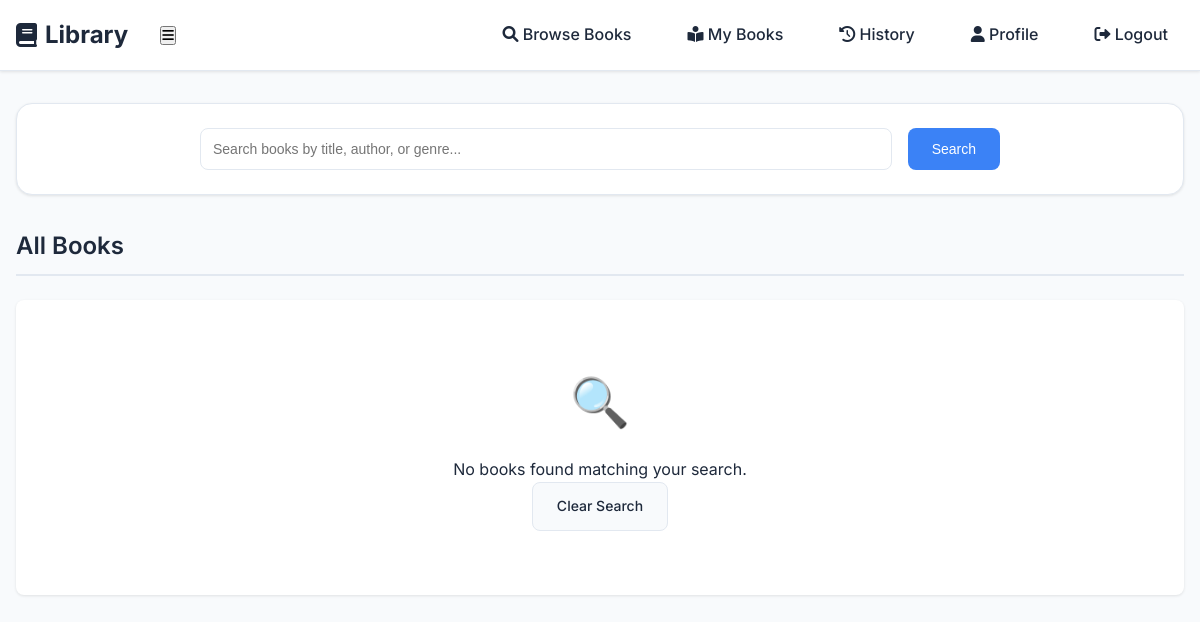
/catalog/books/ (signed in), run on an earlier commit of the app's database.
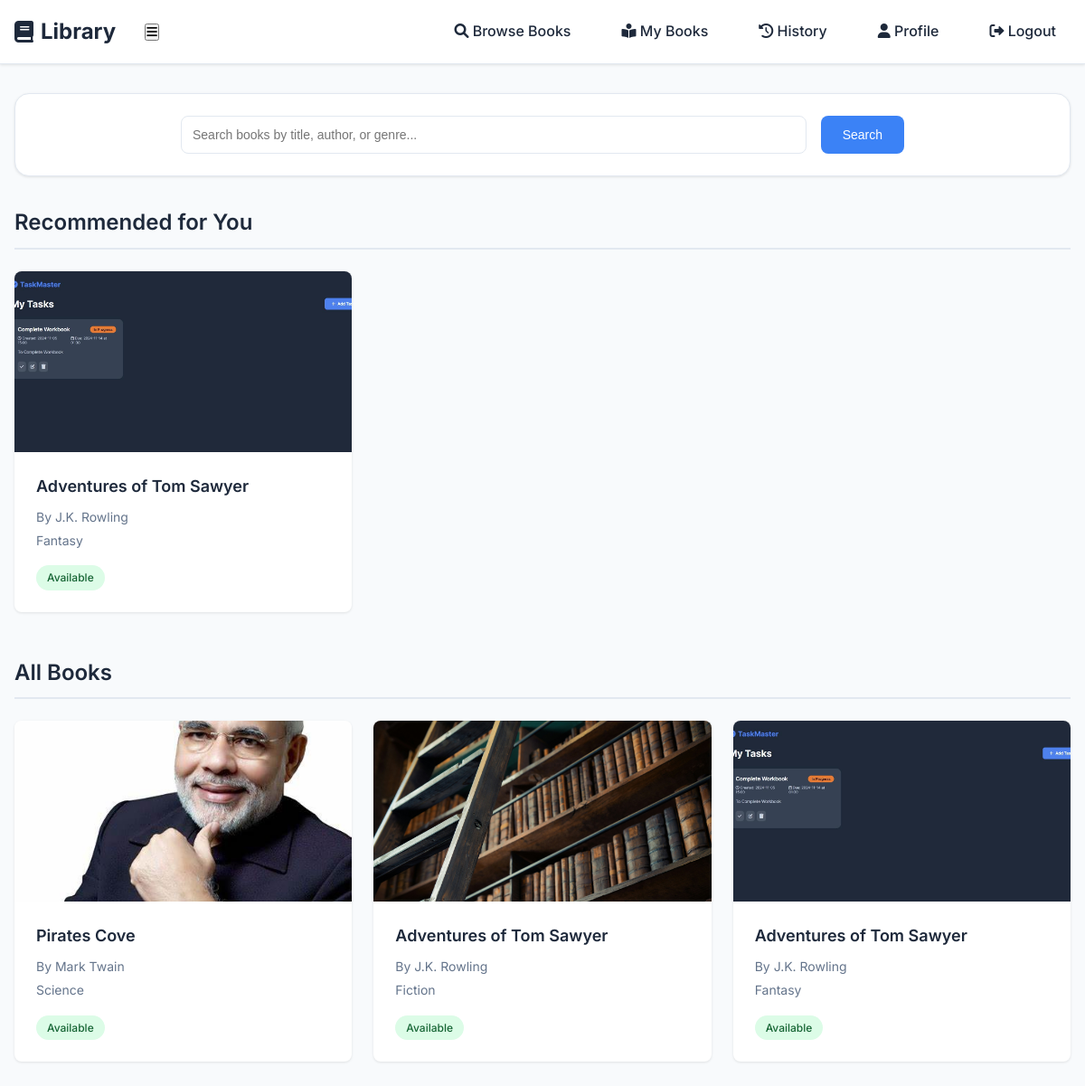
And on a later commit of the database.
### catalog/models.py (models this page shows, shortened)
class Book(models.Model):
    title = models.CharField(max_length=200)
    author = models.CharField(max_length=200)
    isbn = models.CharField(max_length=13, unique=True)
    genre = models.CharField(max_length=100)
    description = models.TextField()
    cover_image = models.ImageField(upload_to='covers/', null=True, blank=True)
    pdf_file = models.FileField(upload_to='books/')
    total_copies = models.PositiveIntegerField(default=1)
    available_copies = models.PositiveIntegerField(default=1)
    created_at = models.DateTimeField(auto_now_add=True)
    updated_at = models.DateTimeField(auto_now=True)
    class Meta:
        verbose_name = 'Book'
        verbose_name_plural = 'Books'
    @classmethod
    def get_recommendations(cls, user, limit=5):
        user_borrowings = Borrowing.objects.filter(user=user).select_related('book')
        if not user_borrowings.exists():
            return cls.objects.filter(available_copies__gt=0).order_by('-id')[:limit]
        genres = Counter(b.book.genre for b in user_borrowings)
        authors = Counter(b.book.author for b in user_borrowings)
        favorite_genres = [genre for genre, _ in genres.most_common(3)]
        favorite_authors = [author for author, _ in authors.most_common(3)]
        borrowed_books = set(b.book.id for b in user_borrowings)
        recommendations = cls.objects.filter(
            models.Q(genre__in=favorite_genres) |
            models.Q(author__in=favorite_authors),
            available_copies__gt=0
        ).exclude(
            id__in=borrowed_books
        ).distinct()
        return recommendations[:limit]

### catalog/views.py (the view)
# urls.py: path('books/', views.book_list, name='book_list'),
@login_required
def book_list(request):
    query = request.GET.get('q', '')
    books = Book.objects.all()
    if query:
        books = books.filter(
            Q(title__icontains=query) |
            Q(author__icontains=query) |
            Q(genre__icontains=query)
        )
    recommended_books = Book.get_recommendations(request.user)
    return render(request, 'catalog/book_list.html', {
        'books': books,
        'recommended_books': recommended_books,
        'query': query,
        'now': timezone.now()
    })

### catalog/templates/catalog/book_list.html (shortened to what this page needs)
{% extends 'catalog/layout.html' %}
{% block content %}
<div class="book-list-container">
    <div class="search-section card">
        <form method="get" action="{% url 'book_list' %}" class="search-form">
            <div class="search-input">
                <input
                    type="text"
                    name="q"
                    value="{{ query }}"
                    class="form-control"
                    placeholder="Search books by title, author, or genre..."
                    autocomplete="off"
                >
                <button type="submit" class="btn btn-primary">Search</button>
            </div>
        </form>
    </div>
    {% if recommended_books %}
    <section class="recommendations-section">
        <h2 class="section-title">Recommended for You</h2>
        <div class="books-grid">
            {% for book in recommended_books %}
            <article class="book-card">
                <div class="book-cover">
                </div>
                <div class="book-info">
                    <h3>{{ book.title }}</h3>
                    <p class="author">By {{ book.author }}</p>
                    <p class="genre">{{ book.genre }}</p>
                    <div class="book-status">
                        {% if book.available_copies > 0 %}
                            <span class="status-badge available">Available</span>
                        {% else %}
                            <span class="status-badge borrowed">Borrowed</span>
                        {% endif %}
                    </div>
                </div>
            </article>
            {% endfor %}
        </div>
    </section>
    {% endif %}
    <section class="all-books-section">
        <h2 class="section-title">All Books</h2>
        <div class="books-grid">
            {% for book in books %}
            <article class="book-card">
                <div class="book-cover">
                </div>
                <div class="book-info">
                    <h3>{{ book.title }}</h3>
                    <p class="author">By {{ book.author }}</p>
                    <p class="genre">{{ book.genre }}</p>
                    <div class="book-status">
                        {% if book.available_copies > 0 %}
                            <span class="status-badge available">Available</span>
                        {% else %}
                            <span class="status-badge borrowed">Borrowed</span>
                        {% endif %}
                    </div>
                </div>
            </article>
            {% empty %}
            <div class="no-results">
                <div class="no-results-icon">🔍</div>
                <p>No books found matching your search.</p>
                <a href="{% url 'book_list' %}" class="btn btn-secondary">Clear Search</a>
            </div>
            {% endfor %}
        </div>
    </section>
</div>
{% endblock %}

What changed in the data, as far as the page shows it:
added Book: title "Adventures of Tom Sawyer", author "J.K. Rowling", genre "Fantasy", available_copies "Available"
added Book: title "Pirates Cove", author "Mark Twain", genre "Science", available_copies "Available", shown under "All Books"
added Book: title "Adventures of Tom Sawyer", author "J.K. Rowling", genre "Fiction", available_copies "Available", shown under "All Books"
Also different on the page:
text no longer shown: "🔍 No books found matching your search. Clear Search"
text now shown: "Recommended for You"
